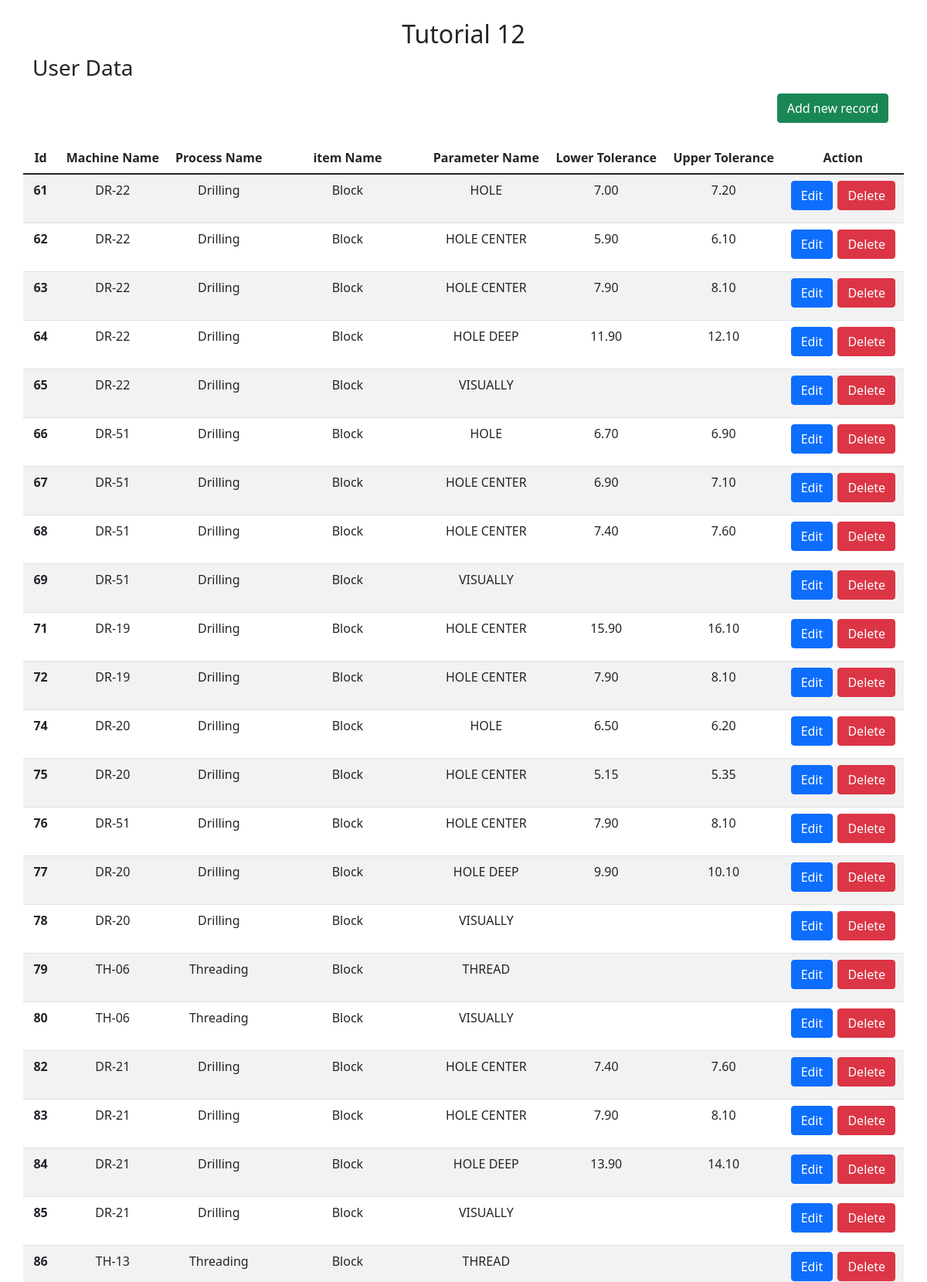
The page / (upper part) on the database its author committed.
### tables this page shows
CREATE TABLE `tbl_ipmp` (
  `id` bigint(20) UNSIGNED NOT NULL,
  `machine_id` int(11) DEFAULT NULL,
  `process_id` int(11) DEFAULT NULL,
  `item_id` int(11) DEFAULT NULL,
  `parametername` varchar(20) DEFAULT NULL,
  `lower_tolerance` double(10,2) DEFAULT NULL,
  `upper_tolerance` double(10,2) DEFAULT NULL,
  `is_delete` tinyint(4) DEFAULT NULL,
  `created_at` timestamp NULL DEFAULT current_timestamp(),
  `updated_at` timestamp NULL DEFAULT NULL ON UPDATE current_timestamp()
);

CREATE TABLE `tbl_machine` (
  `id` bigint(20) UNSIGNED NOT NULL,
  `machine_name` varchar(50) DEFAULT NULL,
  `description` text DEFAULT NULL,
  `is_delete` tinyint(4) DEFAULT NULL,
  `created_at` timestamp NULL DEFAULT current_timestamp(),
  `updated_at` timestamp NULL DEFAULT NULL ON UPDATE current_timestamp()
);

CREATE TABLE `tbl_process` (
  `id` bigint(20) UNSIGNED NOT NULL,
  `process_name` varchar(50) DEFAULT NULL,
  `description` text DEFAULT NULL,
  `is_delete` tinyint(4) DEFAULT NULL,
  `created_at` timestamp NULL DEFAULT current_timestamp(),
  `updated_at` timestamp NULL DEFAULT NULL ON UPDATE current_timestamp()
);

CREATE TABLE `tbl_items` (
  `id` bigint(20) UNSIGNED NOT NULL,
  `item_name` varchar(100) DEFAULT NULL,
  `drawing_no` varchar(100) DEFAULT NULL,
  `description` text DEFAULT NULL,
  `is_delete` tinyint(4) DEFAULT NULL,
  `created_at` timestamp NULL DEFAULT current_timestamp(),
  `updated_at` timestamp NULL DEFAULT NULL ON UPDATE current_timestamp()
);

### index.php (the view, shortened to what this page needs)
<?php
include "connect.php";
?>
<!doctype html>
<html lang="EN">
<head>
    <link href="https://cdn.jsdelivr.net/npm/bootstrap@5.1.3/dist/css/bootstrap.min.css" rel="stylesheet">
</head>
<body>
    <section style="margin: 25px;">
        <div class="container">
            <div class="row">
                <h2 class="text-center">Tutorial 12</h2>
                <h3>User Data</h3>
                <div class="d-grid gap-2 d-md-flex justify-content-md-end">
                    <a href="form.php?id=<?= $row['id'] ?>"class="btn btn-success me-md-2" style="margin-bottom: 25px;">Add new record</a>
                </div>
                <table class="table table-striped">
                    <thead>
                        <tr class="text-center">
                            <th scope="col ">Id</th>
                            <th scope="col ">Machine Name</th>
                            <th scope="col ">Process Name</th>
                            <th scope="col ">item Name</th>
                            <th scope="col ">Parameter Name</th>
                            <th scope="col ">Lower Tolerance</th>
                            <th scope="col ">Upper Tolerance</th>
                            <th scope="col ">Action</th>
                        </tr>
                    </thead>
                    <tbody>
                        <?php
                        $sql = "SELECT tbl_ipmp.id,tbl_machine.machine_name,tbl_process.process_name,tbl_items.item_name,tbl_ipmp.parametername,tbl_ipmp.lower_tolerance,tbl_ipmp.upper_tolerance
                        FROM tbl_ipmp
                        INNER JOIN tbl_machine ON tbl_ipmp.machine_id = tbl_machine.id
                        INNER JOIN tbl_process ON tbl_ipmp.process_id = tbl_process.id
                        INNER JOIN tbl_items ON tbl_ipmp.item_id=tbl_items.id WHERE tbl_ipmp.is_delete = 0;";
                        $result = $db->query($sql);
                        if ($result->num_rows) {
                            while ($row = $result->fetch_assoc()) {
                        ?>
                                <tr class="text-center pb-2">
                                    <th><?= $row['id'] ?></th>
                                    <td><?= $row['machine_name'] ?></td>
                                    <td><?= $row['process_name'] ?></td>
                                    <td><?= $row['item_name'] ?></td>
                                    <td><?= $row['parametername'] ?></td>
                                    <td><?= $row['lower_tolerance'] ?></td>
                                    <td><?= $row['upper_tolerance'] ?></td>
                                    <td>
                                        <a href="form.php?id=<?= $row['id'] ?>" class="btn btn-primary mb-2" style="text-decoration: none;margin-right: 2px; ">Edit</a>
                                        <a href="delete_user.php?id=<?= $row['id'] ?>" class="btn btn-danger mb-2" style="text-decoration: none; ">Delete</a>
                                    </td>
                                </tr>
                        <?php }
                        } ?>
                    </tbody>
                </table>
            </div>
        </div>
    </section>
</body>
</html>

### rows shown on the page
tbl_ipmp: id "61", machine.machine_name "DR-22", process.process_name "Drilling", item.item_name "Block", parametername "HOLE", lower_tolerance "7.00", upper_tolerance "7.20"
tbl_ipmp: id "62", machine.machine_name "DR-22", process.process_name "Drilling", item.item_name "Block", parametername "HOLE CENTER", lower_tolerance "5.90", upper_tolerance "6.10"
tbl_ipmp: id "63", machine.machine_name "DR-22", process.process_name "Drilling", item.item_name "Block", parametername "HOLE CENTER", lower_tolerance "7.90", upper_tolerance "8.10"
tbl_ipmp: id "64", machine.machine_name "DR-22", process.process_name "Drilling", item.item_name "Block", parametername "HOLE DEEP", lower_tolerance "11.90", upper_tolerance "12.10"
tbl_ipmp: id "65", machine.machine_name "DR-22", process.process_name "Drilling", item.item_name "Block", parametername "VISUALLY"
tbl_ipmp: id "66", machine.machine_name "DR-51", process.process_name "Drilling", item.item_name "Block", parametername "HOLE", lower_tolerance "6.70", upper_tolerance "6.90"
tbl_ipmp: id "67", machine.machine_name "DR-51", process.process_name "Drilling", item.item_name "Block", parametername "HOLE CENTER", lower_tolerance "6.90", upper_tolerance "7.10"
tbl_ipmp: id "68", machine.machine_name "DR-51", process.process_name "Drilling", item.item_name "Block", parametername "HOLE CENTER", lower_tolerance "7.40", upper_tolerance "7.60"
tbl_ipmp: id "69", machine.machine_name "DR-51", process.process_name "Drilling", item.item_name "Block", parametername "VISUALLY"
tbl_ipmp: id "71", machine.machine_name "DR-19", process.process_name "Drilling", item.item_name "Block", parametername "HOLE CENTER", lower_tolerance "15.90", upper_tolerance "16.10"
tbl_ipmp: id "72", machine.machine_name "DR-19", process.process_name "Drilling", item.item_name "Block", parametername "HOLE CENTER", lower_tolerance "7.90", upper_tolerance "8.10"
tbl_ipmp: id "74", machine.machine_name "DR-20", process.process_name "Drilling", item.item_name "Block", parametername "HOLE", lower_tolerance "6.50", upper_tolerance "6.20"
tbl_ipmp: id "75", machine.machine_name "DR-20", process.process_name "Drilling", item.item_name "Block", parametername "HOLE CENTER", lower_tolerance "5.15", upper_tolerance "5.35"
tbl_ipmp: id "76", machine.machine_name "DR-51", process.process_name "Drilling", item.item_name "Block", parametername "HOLE CENTER", lower_tolerance "7.90", upper_tolerance "8.10"
tbl_ipmp: id "77", machine.machine_name "DR-20", process.process_name "Drilling", item.item_name "Block", parametername "HOLE DEEP", lower_tolerance "9.90", upper_tolerance "10.10"
tbl_ipmp: id "78", machine.machine_name "DR-20", process.process_name "Drilling", item.item_name "Block", parametername "VISUALLY"
tbl_ipmp: id "79", machine.machine_name "TH-06", process.process_name "Threading", item.item_name "Block", parametername "THREAD"
tbl_ipmp: id "80", machine.machine_name "TH-06", process.process_name "Threading", item.item_name "Block", parametername "VISUALLY"
tbl_ipmp: id "82", machine.machine_name "DR-21", process.process_name "Drilling", item.item_name "Block", parametername "HOLE CENTER", lower_tolerance "7.40", upper_tolerance "7.60"
tbl_ipmp: id "83", machine.machine_name "DR-21", process.process_name "Drilling", item.item_name "Block", parametername "HOLE CENTER", lower_tolerance "7.90", upper_tolerance "8.10"
tbl_ipmp: id "84", machine.machine_name "DR-21", process.process_name "Drilling", item.item_name "Block", parametername "HOLE DEEP", lower_tolerance "13.90", upper_tolerance "14.10"
tbl_ipmp: id "85", machine.machine_name "DR-21", process.process_name "Drilling", item.item_name "Block", parametername "VISUALLY"
tbl_ipmp: id "86", machine.machine_name "TH-13", process.process_name "Threading", item.item_name "Block", parametername "THREAD"
